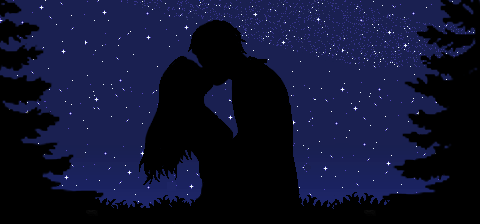

A level layout from a 2D game, rendered from its tile map. Below: a short description, then the map file with its tile-grid data intact:
An orthogonal 30x14 tile map with 16x16 px tiles, 4 tile layers (Back, Buildings, Front, Paths), 2 tilesets.

<map version="1.8" tiledversion="1.8.2" orientation="orthogonal" renderorder="right-down" compressionlevel="0" width="30" height="14" tilewidth="16" tileheight="16" infinite="0" nextlayerid="12" nextobjectid="97">
 <properties>
  <property name="Outdoors" value="T" />
 </properties>
 <tileset firstgid="1" name="p" tilewidth="16" tileheight="16" tilecount="36" columns="4">
  <image source="paths.png" width="64" height="144" />
 </tileset>
 <tileset firstgid="37" name="YriCG" tilewidth="16" tileheight="16" tilecount="420" columns="30">
  <image source="YriCG.png" width="480" height="224" />
 </tileset>
 <layer id="1" name="Back" width="30" height="14">
  <data encoding="csv">
37,38,39,40,41,42,43,44,45,46,47,48,49,50,51,52,53,54,55,56,57,58,59,60,61,62,63,64,65,66,
67,68,69,70,71,72,73,74,75,76,77,78,79,80,81,82,83,84,85,86,87,88,89,90,91,92,93,94,95,96,
97,98,99,100,101,102,103,104,105,106,107,108,109,110,111,112,113,114,115,116,117,118,119,120,121,122,123,124,125,126,
127,128,129,130,131,132,133,134,135,136,137,138,139,140,141,142,143,144,145,146,147,148,149,150,151,152,153,154,155,156,
157,158,159,160,161,162,163,164,165,166,167,168,169,170,171,172,173,174,175,176,177,178,179,180,181,182,183,184,185,186,
187,188,189,190,191,192,193,194,195,196,197,198,199,200,201,202,203,204,205,206,207,208,209,210,211,212,213,214,215,216,
217,218,219,220,221,222,223,224,225,226,227,228,229,230,231,232,233,234,235,236,237,238,239,240,241,242,243,244,245,246,
247,248,249,250,251,252,253,254,255,256,257,258,259,260,261,262,263,264,265,266,267,268,269,270,271,272,273,274,275,276,
277,278,279,280,281,282,283,284,285,286,287,288,289,290,291,292,293,294,295,296,297,298,299,300,301,302,303,304,305,306,
307,308,309,310,311,312,313,314,315,316,317,318,319,320,321,322,323,324,325,326,327,328,329,330,331,332,333,334,335,336,
337,338,339,340,341,342,343,344,345,346,347,348,349,350,351,352,353,354,355,356,357,358,359,360,361,362,363,364,365,366,
367,368,369,370,371,372,373,374,375,376,377,378,379,380,381,382,383,384,385,386,387,388,389,390,391,392,393,394,395,396,
397,398,399,400,401,402,403,404,405,406,407,408,409,410,411,412,413,414,415,416,417,418,419,420,421,422,423,424,425,426,
427,428,429,430,431,432,433,434,435,436,437,438,439,440,441,442,443,444,445,446,447,448,449,450,451,452,453,454,455,456
</data>
 </layer>
 <objectgroup id="2" name="Back" offsetx="-80" offsety="-128" />
 <layer id="3" name="Buildings" width="30" height="14">
  <data encoding="csv">
0,0,0,0,0,0,0,0,0,0,0,0,0,0,0,0,0,0,0,0,0,0,0,0,0,0,0,0,0,0,
0,0,0,0,0,0,0,0,0,0,0,0,0,0,0,0,0,0,0,0,0,0,0,0,0,0,0,0,0,0,
0,0,0,0,0,0,0,0,0,0,0,0,0,0,0,0,0,0,0,0,0,0,0,0,0,0,0,0,0,0,
0,0,0,0,0,0,0,0,0,0,0,0,0,0,0,0,0,0,0,0,0,0,0,0,0,0,0,0,0,0,
0,0,0,0,0,0,0,0,0,0,0,0,0,0,0,0,0,0,0,0,0,0,0,0,0,0,0,0,0,0,
0,0,0,0,0,0,0,0,0,0,0,0,0,0,0,0,0,0,0,0,0,0,0,0,0,0,0,0,0,0,
0,0,0,0,0,0,0,0,0,0,0,0,0,0,0,0,0,0,0,0,0,0,0,0,0,0,0,0,0,0,
0,0,0,0,0,0,0,0,0,0,0,0,0,0,0,0,0,0,0,0,0,0,0,0,0,0,0,0,0,0,
0,0,0,0,0,0,0,0,0,0,0,0,0,0,0,0,0,0,0,0,0,0,0,0,0,0,0,0,0,0,
0,0,0,0,0,0,0,0,0,0,0,0,0,0,0,0,0,0,0,0,0,0,0,0,0,0,0,0,0,0,
0,0,0,0,0,0,0,0,0,0,0,0,0,0,0,0,0,0,0,0,0,0,0,0,0,0,0,0,0,0,
0,0,0,0,0,0,0,0,0,0,0,0,0,0,0,0,0,0,0,0,0,0,0,0,0,0,0,0,0,0,
0,0,0,0,0,0,0,0,0,0,0,0,0,0,0,0,0,0,0,0,0,0,0,0,0,0,0,0,0,0,
0,0,0,0,0,0,0,0,0,0,0,0,0,0,0,0,0,0,0,0,0,0,0,0,0,0,0,0,0,0
</data>
 </layer>
 <objectgroup id="4" name="Buildings">
  <properties>
   <property name="BrookSounds" value="17 23 clank,clank" />
   <property name="Outdoors" value="T" />
  </properties>
 </objectgroup>
 <layer id="9" name="Front" width="30" height="14">
  <data encoding="csv">
0,0,0,0,0,0,0,0,0,0,0,0,0,0,0,0,0,0,0,0,0,0,0,0,0,0,0,0,0,0,
0,0,0,0,0,0,0,0,0,0,0,0,0,0,0,0,0,0,0,0,0,0,0,0,0,0,0,0,0,0,
0,0,0,0,0,0,0,0,0,0,0,0,0,0,0,0,0,0,0,0,0,0,0,0,0,0,0,0,0,0,
0,0,0,0,0,0,0,0,0,0,0,0,0,0,0,0,0,0,0,0,0,0,0,0,0,0,0,0,0,0,
0,0,0,0,0,0,0,0,0,0,0,0,0,0,0,0,0,0,0,0,0,0,0,0,0,0,0,0,0,0,
0,0,0,0,0,0,0,0,0,0,0,0,0,0,0,0,0,0,0,0,0,0,0,0,0,0,0,0,0,0,
0,0,0,0,0,0,0,0,0,0,0,0,0,0,0,0,0,0,0,0,0,0,0,0,0,0,0,0,0,0,
0,0,0,0,0,0,0,0,0,0,0,0,0,0,0,0,0,0,0,0,0,0,0,0,0,0,0,0,0,0,
0,0,0,0,0,0,0,0,0,0,0,0,0,0,0,0,0,0,0,0,0,0,0,0,0,0,0,0,0,0,
0,0,0,0,0,0,0,0,0,0,0,0,0,0,0,0,0,0,0,0,0,0,0,0,0,0,0,0,0,0,
0,0,0,0,0,0,0,0,0,0,0,0,0,0,0,0,0,0,0,0,0,0,0,0,0,0,0,0,0,0,
0,0,0,0,0,0,0,0,0,0,0,0,0,0,0,0,0,0,0,0,0,0,0,0,0,0,0,0,0,0,
0,0,0,0,0,0,0,0,0,0,0,0,0,0,0,0,0,0,0,0,0,0,0,0,0,0,0,0,0,0,
0,0,0,0,0,0,0,0,0,0,0,0,0,0,0,0,0,0,0,0,0,0,0,0,0,0,0,0,0,0
</data>
 </layer>
 <objectgroup id="6" name="Front" />
 <layer id="7" name="Paths" width="30" height="14">
  <data encoding="csv">
0,0,0,0,0,0,0,0,0,0,0,0,0,0,0,0,0,0,0,0,0,0,0,0,0,0,0,0,0,0,
0,0,0,0,0,0,0,0,0,0,0,0,0,0,0,0,0,0,0,0,0,0,0,0,0,0,0,0,0,0,
0,0,0,0,0,0,0,0,0,0,0,0,0,0,0,0,0,0,0,0,0,0,0,0,0,0,0,0,0,0,
0,0,0,0,0,0,0,0,0,0,0,0,0,0,0,0,0,0,0,0,0,0,0,0,0,0,0,0,0,0,
0,0,0,0,0,0,0,0,0,0,0,0,0,0,0,0,0,0,0,0,0,0,0,0,0,0,0,0,0,0,
0,0,0,0,0,0,0,0,0,0,0,0,0,0,0,0,0,0,0,0,0,0,0,0,0,0,0,0,0,0,
0,0,0,0,0,0,0,0,0,0,0,0,0,0,0,0,0,0,0,0,0,0,0,0,0,0,0,0,0,0,
0,0,0,0,0,0,0,0,0,0,0,0,0,0,0,0,0,0,0,0,0,0,0,0,0,0,0,0,0,0,
0,0,0,0,0,0,0,0,0,0,0,0,0,0,0,0,0,0,0,0,0,0,0,0,0,0,0,0,0,0,
0,0,0,0,0,0,0,0,0,0,0,0,0,0,0,0,0,0,0,0,0,0,0,0,0,0,0,0,0,0,
0,0,0,0,0,0,0,0,0,0,0,0,0,0,0,0,0,0,0,0,0,0,0,0,0,0,0,0,0,0,
0,0,0,0,0,0,0,0,0,0,0,0,0,0,0,0,0,0,0,0,0,0,0,0,0,0,0,0,0,0,
0,0,0,0,0,0,0,0,0,0,0,0,0,0,0,0,0,0,0,0,0,0,0,0,0,0,0,0,0,0,
0,0,0,0,0,0,0,0,0,0,0,0,0,0,0,0,0,0,0,0,0,0,0,0,0,0,0,0,0,0
</data>
 </layer>
 <objectgroup id="8" name="Paths" />
</map>
